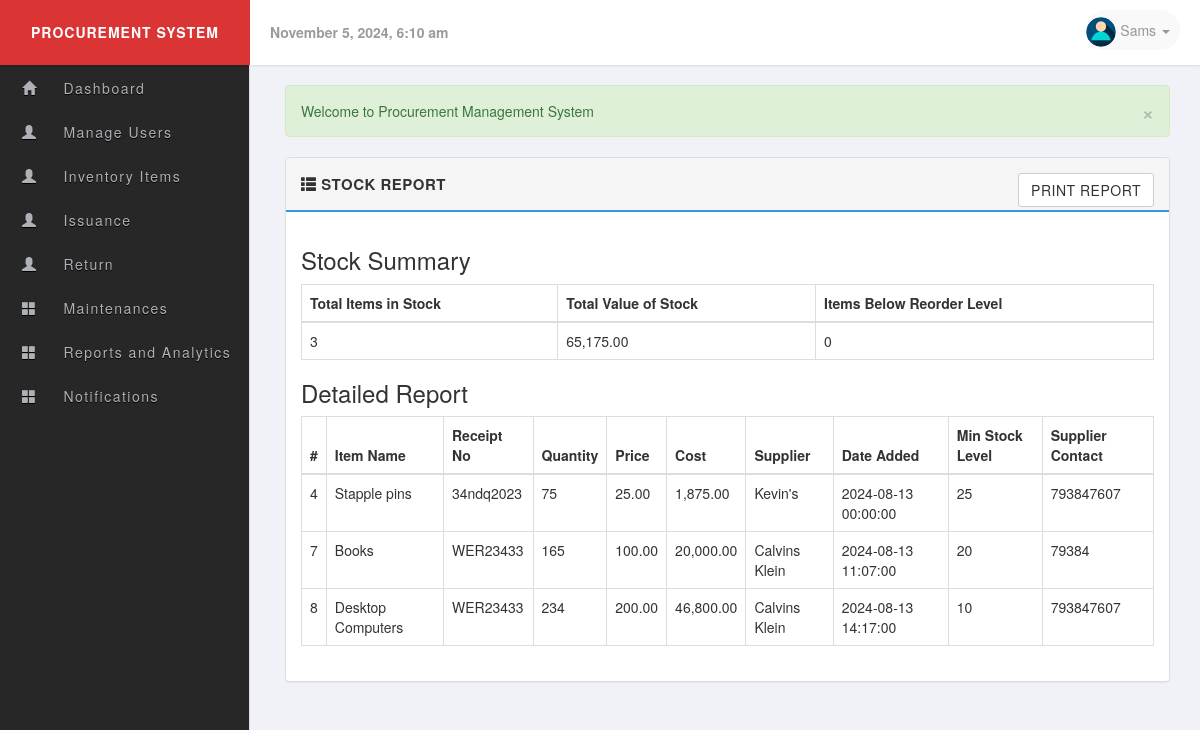
The page /stock_report.php (signed in) on the database its author committed.
### tables this page shows
CREATE TABLE `users` (
  `id` int(11) UNSIGNED NOT NULL,
  `name` varchar(60) NOT NULL,
  `username` varchar(50) NOT NULL,
  `email` varchar(255) NOT NULL,
  `password` varchar(255) NOT NULL,
  `user_level` int(11) NOT NULL,
  `image` varchar(255) DEFAULT 'no_image.jpg',
  `status` int(1) NOT NULL,
  `last_login` datetime DEFAULT NULL
);

CREATE TABLE `items` (
  `id` int(11) NOT NULL,
  `name` varchar(255) NOT NULL,
  `receipt_number` varchar(255) NOT NULL,
  `quantity` int(11) NOT NULL,
  `price` decimal(10,2) NOT NULL,
  `cost` decimal(10,2) NOT NULL,
  `supplier` varchar(255) NOT NULL,
  `date_added` datetime NOT NULL,
  `min_stock_level` int(11) DEFAULT NULL,
  `supplier_contact` varchar(255) DEFAULT NULL
);

### includes/session.php (called while the page is built, shortened)
<?php
class Session {
 public $msg;
 private $user_is_logged_in = false;
  public function isUserLoggedIn(){
    return $this->user_is_logged_in;
  }
  private function userLoginSetup()
  {
    if(isset($_SESSION['user_id']))
    {
      $this->user_is_logged_in = true;
    } else {
      $this->user_is_logged_in = false;
    }
  }
  public function msg($type ='', $msg =''){
    if(!empty($msg)){
       if(strlen(trim($type)) == 1){
         $type = str_replace( array('d', 'i', 'w','s'), array('danger', 'info', 'warning','success'), $type );
       }
       $_SESSION['msg'][$type] = $msg;
    } else {
      return $this->msg;
    }
  }
  private function flash_msg(){
    if(isset($_SESSION['msg'])) {
      $this->msg = $_SESSION['msg'];
    } else {
      $this->msg;
    }
  }
}
$session = new Session();
$msg = $session->msg();
?>

### includes/sql.php (called while the page is built, shortened)
<?php
  require_once('includes/load.php');
  require_once('includes/database.php');
function find_by_id($table,$id)
{
  global $db;
  $id = (int)$id;
    if(tableExists($table)){
          $sql = $db->query("SELECT * FROM {$db->escape($table)} WHERE id='{$db->escape($id)}' LIMIT 1");
          if($result = $db->fetch_assoc($sql))
            return $result;
          else
            return null;
     }
}
function tableExists($table){
  global $db;
  $table_exit = $db->query('SHOW TABLES LIKE "'.$db->escape($table).'"');
  if($table_exit) {
    return ($db->num_rows($table_exit) > 0);
  }
  return false;
}
  function current_user(){
      static $current_user;
      if(!$current_user){
         if(isset($_SESSION['user_id'])):
             $user_id = intval($_SESSION['user_id']);
             $current_user = find_by_id('users',$user_id);
        endif;
      }
    return $current_user;
  }
  function find_by_groupLevel($level)
  {
    global $db;
    $sql = "SELECT group_level FROM user_groups WHERE group_level = '{$db->escape($level)}' LIMIT 1 ";
    $result = $db->query($sql);
    return($db->num_rows($result) === 0 ? true : false);
  }
   function page_require_level($require_level){
     global $session;
     $current_user = current_user();
     $login_level = find_by_groupLevel($current_user['user_level']);
     if (!$session->isUserLoggedIn(true)):
            $session->msg('d','Please login...');
            redirect('index.php', false);
     elseif($login_level['group_status'] === '0'):
           $session->msg('d','This level user has been band!');
           redirect('home.php',false);
     elseif($current_user['user_level'] <= (int)$require_level):
              return true;
      else:
            $session->msg("d", "Sorry! you dont have permission to view the page.");
            redirect('home.php', false);
        endif;
     }
?>

### includes/database.php (called while the page is built, shortened)
<?php
class MySqli_DB {
    private $con;
    public $query_id;
    public function db_connect() {
        $this->con = new mysqli(DB_HOST, DB_USER, DB_PASS, DB_NAME);
    }
    public function query($sql) {
        if (trim($sql) != "") {
            $this->query_id = $this->con->query($sql);
        }
        return $this->query_id;
    }
    public function fetch_assoc($statement) {
        return mysqli_fetch_assoc($statement);
    }
    public function num_rows($statement) {
        return mysqli_num_rows($statement);
    }
    public function escape($str) {
        return $this->con->real_escape_string($str);
    }
}
$db = new MySqli_DB();
?>

### stock_report.php (the view, shortened to what this page needs)
<?php
require_once('includes/load.php');
page_require_level(1);
function get_stock_report() {
    $sql = "SELECT * FROM items";
    return $GLOBALS['db']->query($sql);
}
function get_stock_summary() {
    $sql = "SELECT
                COUNT(*) AS total_items,
                SUM(quantity * price) AS total_value,
                SUM(CASE WHEN quantity < min_stock_level THEN 1 ELSE 0 END) AS items_below_reorder
            FROM items";
    return $GLOBALS['db']->query($sql);
}
$stock_report = get_stock_report();
$stock_summary = get_stock_summary()->fetch_assoc();
include_once('layouts/header.php');
?>
<div class="row">
    <div class="col-md-12">
        <?php echo display_msg($msg); ?>
    </div>
</div>
<div class="row">
    <div class="col-md-12 printableArea">
        <div class="panel panel-default">
            <div class="panel-heading no-print">
                <strong>
                    <span class="glyphicon glyphicon-th-list"></span>
                    <span>Stock Report</span>
                </strong>
                <a href="javascript:window.print()" class="btn btn-default pull-right">Print Report</a>
            </div>
            <div class="panel-body">
                <h3>Stock Summary</h3>
                <table class="table table-bordered">
                    <thead>
                        <tr>
                            <th>Total Items in Stock</th>
                            <th>Total Value of Stock</th>
                            <th>Items Below Reorder Level</th>
                        </tr>
                    </thead>
                    <tbody>
                        <tr>
                            <td><?= htmlspecialchars($stock_summary['total_items']) ?></td>
                            <td><?= htmlspecialchars(number_format($stock_summary['total_value'], 2)) ?></td>
                            <td><?= htmlspecialchars($stock_summary['items_below_reorder']) ?></td>
                        </tr>
                    </tbody>
                </table>
                <h3>Detailed Report</h3>
                <table class="table table-bordered">
                    <thead>
                        <tr>
                            <th>#</th>
                            <th>Item Name</th>
                            <th>Receipt No</th>
                            <th>Quantity</th>
                            <th>Price</th>
                            <th>Cost</th>
                            <th>Supplier</th>
                            <th>Date Added</th>
                            <th>Min Stock Level</th>
                            <th>Supplier Contact</th>
                        </tr>
                    </thead>
                    <tbody>
                        <?php if ($stock_report && $stock_report->num_rows > 0): ?>
                            <?php while ($row = $stock_report->fetch_assoc()): ?>
                                <tr>
                                    <td><?= htmlspecialchars($row['id']) ?></td>
                                    <td><?= htmlspecialchars($row['name']) ?></td>
                                    <td><?= htmlspecialchars($row['receipt_number']) ?></td>
                                    <td><?= htmlspecialchars($row['quantity']) ?></td>
                                    <td><?= htmlspecialchars(number_format($row['price'], 2)) ?></td>
                                    <td><?= htmlspecialchars(number_format($row['cost'], 2)) ?></td>
                                    <td><?= htmlspecialchars($row['supplier']) ?></td>
                                    <td><?= htmlspecialchars($row['date_added']) ?></td>
                                    <td><?= htmlspecialchars($row['min_stock_level']) ?></td>
                                    <td><?= htmlspecialchars($row['supplier_contact']) ?></td>
                                </tr>
                            <?php endwhile; ?>
                        <?php else: ?>
                            <tr>
                                <td colspan="10">No records found.</td>
                            </tr>
                        <?php endif; ?>
                    </tbody>
                </table>
            </div>
        </div>
    </div>
</div>
<?php include_once('layouts/footer.php'); ?>

### layouts/header.php (shortened to what this page needs)
<?php $user = current_user(); ?>
<!DOCTYPE html>
  <html lang="en">
    <head>
    <link rel="stylesheet" href="https://maxcdn.bootstrapcdn.com/bootstrap/3.3.4/css/bootstrap.min.css"/>
    <link rel="stylesheet" href="//cdnjs.cloudflare.com/ajax/libs/bootstrap-datepicker/1.3.0/css/datepicker3.min.css" />
    <link rel="stylesheet" href="libs/css/main.css" />
  </head>
  <body>
  <?php  if ($session->isUserLoggedIn(true)): ?>
    <header id="header">
      <div class="logo pull-left"> Procurement System</div>
      <div class="header-content">
      <div class="header-date pull-left">
        <strong><?php echo date("F j, Y, g:i a");?></strong>
      </div>
      <div class="pull-right clearfix">
        <ul class="info-menu list-inline list-unstyled">
          <li class="profile">
            <a href="#" data-toggle="dropdown" class="toggle" aria-expanded="false">
              <img src="uploads/users/<?php echo $user['image'];?>" alt="user-image" class="img-circle img-inline">
              <span><?php echo remove_junk(ucfirst($user['name'])); ?> <i class="caret"></i></span>
            </a>
          </li>
        </ul>
      </div>
     </div>
    </header>
    <div class="sidebar">
      <?php if($user['user_level'] === '1'): ?>
      <?php include_once('admin_menu.php');?>
      <?php elseif($user['user_level'] === '2'): ?>
      <?php include_once('special_menu.php');?>
      <?php elseif($user['user_level'] === '3'): ?>
      <?php include_once('user_menu.php');?>
      <?php endif;?>
   </div>
<?php endif;?>
<div class="page">
  <div class="container-fluid">

### libs/css/main.css (style rules this page uses)
body { font-family: 'Helvetica Neue', Helvetica, Arial, sans-serif; font-weight: 400; overflow-x: hidden; overflow-y: auto; background: #f1f2f7; height: 100%; width: 100%; }
a { color: #777; text-decoration: none; }
.page { position: relative; display: block; top: 50px; left: 0; padding: 35px 15px 20px 270px; }
.panel-default >.panel-heading { background-color: #f5f5f5; border-bottom: 2px solid #3498DB; font-size: 15px; text-transform: uppercase; letter-spacing: .5px; padding: 15px; }
#header { position: fixed; z-index: 99; top: 0; left: 0; background-color: #fff; width: 100%; height: 65px; line-height: 65px; box-shadow: 0 1px 2px rgba(0,0,0,0.1); }
header > .logo { color: #fff; text-align: center; font-weight: 700; text-transform: uppercase; letter-spacing: 1px; display: inline-block; width: 250px; background-color: #db3434; }
.header-date { color: #9b9b9b; margin-left: 20px; }
.info-menu { height: 60px; margin: 0; line-height: 60px; padding: 0 15px; }
.info-menu li.profile { position: relative; }
.profile a.toggle { text-decoration: none; text-align: center; font-size: 14px; color: rgba(150, 150, 158, 1.0); position: relative; padding: 10px 10px 10px 0; margin: 0; background: #f9f9f9; border-radius: 30px; }
.info-menu li.profile a img { width: 30px; height: 30px; }
.sidebar { position: fixed; z-index: 10; left: 0; top: 0; padding: 65px 0 0; height: 100%; width: 250px; background: #272727; border-right: 1px solid #ddd; text-align: center; }
.btn { border-radius: 3px; transition: all 300ms ease-in-out; }

### rows shown on the page
users: image (placeholder picture), name "Sams"
items: id "4", name "Stapple pins", receipt_number "34ndq2023", quantity "75", price "25.00", cost "1,875.00", supplier "Kevin's", date_added "2024-08-13 00:00:00", min_stock_level "25", supplier_contact "793847607"
items: id "7", name "Books", receipt_number "WER23433", quantity "165", price "100.00", cost "20,000.00", supplier "Calvins Klein", date_added "2024-08-13 11:07:00", min_stock_level "20", supplier_contact "79384"
items: id "8", name "Desktop Computers", receipt_number "WER23433", quantity "234", price "200.00", cost "46,800.00", supplier "Calvins Klein", date_added "2024-08-13 14:17:00", min_stock_level "10", supplier_contact "793847607"

### other values the page prints
display_msg($msg) "Welcome to Procurement Management System"
$stock_summary['total_items'] "3"
$stock_summary['total_value'] "65,175.00"
$stock_summary['items_below_reorder'] "0"
